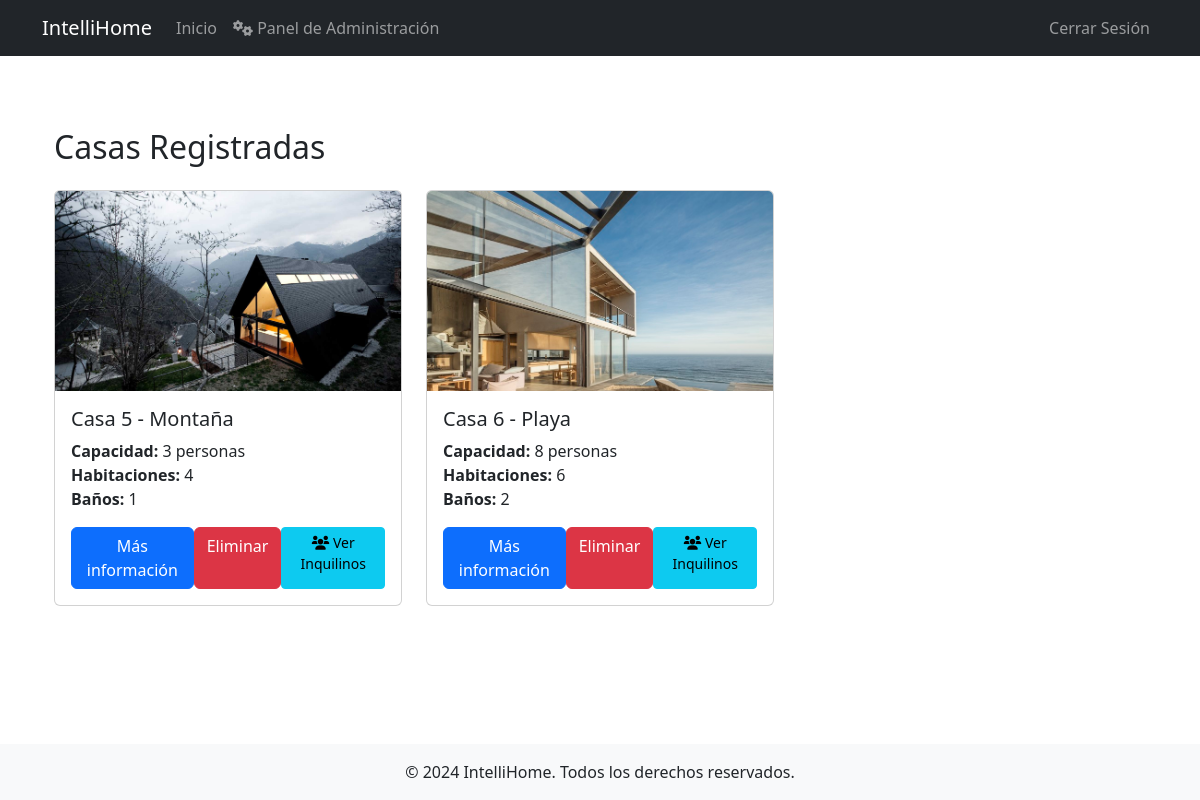
Screenshot of /casas/ (signed in) with the database file from the repository.
### properties/models.py (models this page shows, shortened)
class Casa(models.Model):
    administrador = models.ForeignKey(User, on_delete=models.CASCADE)
    estilo = models.ForeignKey(EstiloCasa, on_delete=models.PROTECT)
    capacidad = models.PositiveIntegerField()
    habitaciones = models.PositiveIntegerField()
    banos = models.PositiveIntegerField()
    amenidades = models.TextField(
        help_text="Lista de amenidades separadas por comas",
        default="Sin amenidades"
    )
    caracteristicas = models.TextField()
    latitud = models.DecimalField(max_digits=9, decimal_places=6)
    longitud = models.DecimalField(max_digits=9, decimal_places=6)
    disponible = models.BooleanField(default=False)
    monto = models.DecimalField(
        max_digits=10,
        decimal_places=2,
        help_text="Monto mensual con servicios incluidos",
        default=1.00
    )
    fecha_registro = models.DateTimeField(auto_now_add=True)
    ESTADOS = [
        ('DISPONIBLE', 'Disponible'),
        ('OCUPADA', 'Ocupada'),
        ('MANTENIMIENTO', 'En Mantenimiento'),
    ]
    estado = models.CharField(
        max_length=20,
        choices=ESTADOS,
        default='DISPONIBLE'
    )

class FotoCasa(models.Model):
    casa = models.ForeignKey(Casa, on_delete=models.CASCADE)
    imagen = models.ImageField(upload_to='casas/')
    orden = models.PositiveIntegerField()
    class Meta:
        ordering = ['orden']

### accounts/models.py (models this page shows, shortened)
class EstiloCasa(models.Model):
    nombre = models.CharField(max_length=50)
    descripcion = models.TextField()

### properties/views.py (the view)
# urls.py: path('casas/', views.lista_casas, name='lista_casas'),
@login_required
@user_passes_test(es_admin)
def lista_casas(request):
    casas = Casa.objects.filter(administrador=request.user)
    return render(request, "properties/lista_casas.html", {"casas": casas})

### properties/views.py (called while the page is built)
def es_admin(user):
    return user.is_staff and not user.is_superuser

### properties/templates/properties/lista_casas.html (shortened to what this page needs)
{% extends 'base.html' %}
{% block content %}
<div class="container mt-5">
    <h2 class="mb-4">Casas Registradas</h2>
    <div class="row">
        {% for casa in casas %}
        <div class="col-md-4 mb-4">
            <div class="card h-100">
                {% if casa.fotocasa_set.first %}
                <img src="{{ casa.fotocasa_set.first.imagen.url }}" class="card-img-top" alt="Foto de la casa" style="height: 200px; object-fit: cover;">
                {% endif %}
                <div class="card-body">
                    <h5 class="card-title">Casa {{ casa.id }} - {{ casa.estilo.nombre }}</h5>
                    <p class="card-text">
                        <strong>Capacidad:</strong> {{ casa.capacidad }} personas<br>
                        <strong>Habitaciones:</strong> {{ casa.habitaciones }}<br>
                        <strong>Baños:</strong> {{ casa.banos }}
                    </p>
                    <div class="d-flex justify-content-between">
                        <a href="{% url 'properties:detalle_casa' casa.id %}" class="btn btn-primary">Más información</a>
                        <a href="{% url 'properties:eliminar_casa' casa.id %}" class="btn btn-danger">Eliminar</a>
                        <a href="{% url 'properties:ver_inquilinos' casa.id %}" class="btn btn-info btn-sm">
                            <i class="fas fa-users"></i> Ver Inquilinos
                        </a>
                    </div>
                </div>
            </div>
        </div>
        {% empty %}
        <div class="col-12">
            <div class="alert alert-info">
                No hay casas registradas aún.
            </div>
        </div>
        {% endfor %}
    </div>
</div>
{% endblock %}

### rows the page displays
Casa: fotocasa_set.first.imagen (picture), id "5", estilo.nombre "Montaña", capacidad "3", habitaciones "4", banos "1"
Casa: fotocasa_set.first.imagen (picture), id "6", estilo.nombre "Playa", capacidad "8", habitaciones "6", banos "2"
